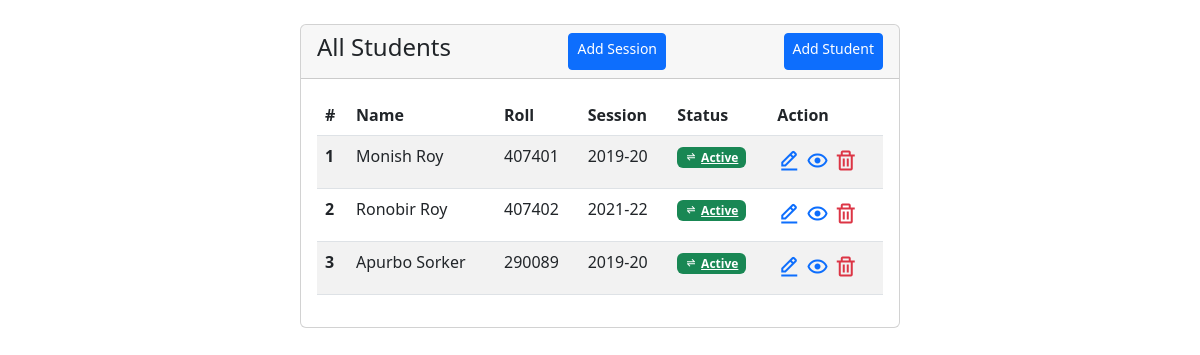
The page / on the database its author committed.
### tables this page shows
CREATE TABLE `marksheets` (
  `id` int(11) NOT NULL,
  `name` varchar(255) NOT NULL,
  `roll` varchar(255) NOT NULL,
  `session_id` int(11) NOT NULL,
  `bangla` int(11) NOT NULL,
  `english` int(11) NOT NULL,
  `math` int(11) NOT NULL,
  `physics` int(11) NOT NULL,
  `chemistry` int(11) NOT NULL,
  `ict` int(11) NOT NULL,
  `status` tinyint(4) NOT NULL DEFAULT 1,
  `created_at` timestamp NOT NULL DEFAULT current_timestamp()
);

CREATE TABLE `session` (
  `id` int(11) NOT NULL,
  `name` varchar(255) NOT NULL,
  `status` tinyint(4) NOT NULL DEFAULT 1,
  `created_at` timestamp NOT NULL DEFAULT current_timestamp()
);

### index.php (called while the page is built)
<?php
require 'dbcon.php';
include 'view/all_students.php';
?>

### view/all_students.php (the view, shortened to what this page needs)
<!doctype html>
<html lang="en">
<head>
  <link href="https://cdn.jsdelivr.net/npm/bootstrap@5.2.1/dist/css/bootstrap.min.css" rel="stylesheet"
>
    <link href='https://unpkg.com/boxicons@2.1.4/css/boxicons.min.css' rel='stylesheet'>
</head>
<body>
  <div class="conteiner mt-4">
    <div class="card col-md-6 mx-auto">
        <div class="card-header">
            <div class="d-flex justify-content-between">
                <h4>All Students</h4>
                <a href="javascript:void(0)" data-bs-toggle="modal" data-bs-target="#exampleModal" class="btn btn-sm btn-primary">Add Session</a>
                <a href="./view/add_student.php" class="btn btn-sm btn-primary">Add Student</a>
            </div>
        </div>
        <div class="card-body">
            <table class="table table-striped">
                <thead>
                    <tr>
                        <th scope="col">#</th>
                        <th scope="col">Name</th>
                        <th scope="col">Roll</th>
                        <th scope="col">Session</th>
                        <th scope="col">Status</th>
                        <th scope="col">Action</th>
                    </tr>
                </thead>
                <tbody>
                    <?php
                        $result = mysqli_query($con, "SELECT m.*, s.`name` AS sname FROM `marksheets` m,session s WHERE s.`id` = m.`session_id`");
                        $sl = 0;
                        while($row = mysqli_fetch_assoc($result)){
                        $sl++;
                        ?>
                        <tr>
                            <th scope="row"><?= $sl ?></th>
                            <td><?= $row['name'] ?></td>
                            <td><?= $row['roll'] ?></td>
                            <td><?= $row['sname'] ?></td>
                            <td>
                                <?php
                                if($row['status'] == 1){
                                    ?>
                                    <a class="badge bg-success text-white" href="update.php?user_deactive=<?= $row['id'] ?>"><i class="bx bx-transfer-alt me-1"></i>Active</a>
                                    <?php
                                }else{
                                    ?>
                                    <a class="badge bg-danger text-white" href="update.php?user_active=<?= $row['id'] ?>"><i class="bx bx-transfer-alt me-1"></i>Deactive</a>
                                    <?php
                                }
                                ?>
                            </td>
                            <td>
                                <a href="edit.php?user_edit=<?= $row['id'] ?>" class="fs-4 lh-4 text-mute"><i class='bx bx-edit-alt'></i></a>
                                <a target="_blank" href="view/marksheet.php?user_id=<?= $row['id'] ?>" class="fs-4 lh-4 text-mute"><i class='bx bx-show'></i></a>
                                <a href="update.php?user_delete=<?= $row['id'] ?>" class="fs-4 lh-4 text-danger"><i class='bx bx-trash'></i></a>
                            </td>
                        </tr>
                        <?php
                        }
                    ?>
                </tbody>
            </table>
        </div>
    </div>
  </div>
</body>
</html>

### rows shown on the page
marksheets: name "Monish Roy", roll "407401", session.name "2019-20"
marksheets: name "Ronobir Roy", roll "407402", session.name "2021-22"
marksheets: name "Apurbo Sorker", roll "290089", session.name "2019-20"
